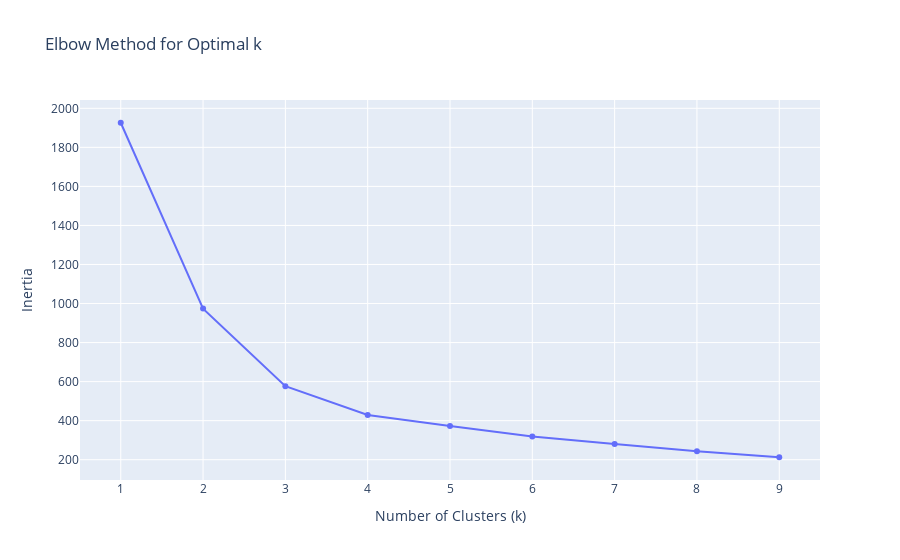
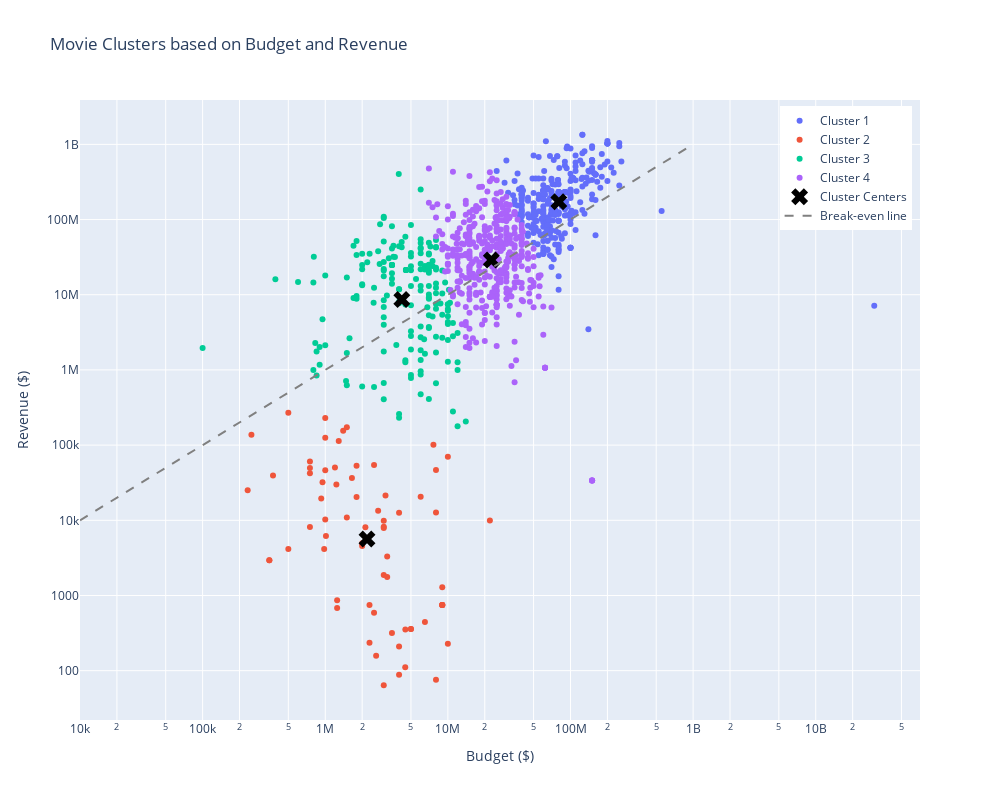

Notebook code cell kept with these figures, in order:
### Markdown cell above
Cluster 1: High-Budget Failures
High average budget but negative ROI, indicating poorly performing high-budget projects.
Cluster 2: Low-Budget Blockbusters
Low average budget but exceptionally high ROI, reflecting successful low-cost films.
Cluster 3: Micro-Budget Disasters
Extremely low average budgets with almost no revenue, leading to massive losses.
Cluster 4: Moderate-Budget Hits
Mid-range budgets with solid revenue and a high ROI, signifying well-performing mid-tier films.
Cluster 5: Big-Budget Breakevens
Extremely high budgets with modest ROI, often representing blockbusters with limited profit margins.

### Code cell
def analyze_clusters(df, clusters):
    """Analyze other features within clusters"""
    df_with_clusters = df.copy()
    df_with_clusters['Cluster'] = clusters
    
    # Analyze ratings distribution by cluster
    fig = go.Figure()
    
    for i in range(len(set(clusters))):
        cluster_data = df_with_clusters[df_with_clusters['Cluster'] == i]['imdb_rating']
        
        fig.add_trace(go.Box(
            y=cluster_data,
            name=f'Cluster {i+1}',
            boxpoints='all',
            jitter=0.3,
            pointpos=-1.8
        ))
    
    fig.update_layout(
        title='IMDb Ratings Distribution by Cluster',
        yaxis_title='IMDb Rating',
        xaxis_title='Cluster',
        height=600,
        width=800
    )
    
    fig.show()
    
    # Genre distribution by cluster
    genres_by_cluster = df_with_clusters.groupby('Cluster')['movie_genres'].apply(
        lambda x: pd.Series([g.strip() for genres in x for g in str(genres).split(',')])
        .value_counts().head(5)
    )
    
    print("\nTop Genres by Cluster:")
    print(genres_by_cluster)

# Call both functions
cluster_financial_data(df_results)

### Figure 1 — Plotly figure (JSON) as saved in the notebook; plotly's stock layout.template omitted (floating-point values rounded to 4 significant figures)
{"data": [{"mode": "lines+markers", "type": "scatter", "x": [1, 2, 3, 4, 5, 6, 7, 8, 9], "y": [1926.0, 973.9, 576.6, 429.4, 372.1, 319.1, 280.0, 242.7, 212.6]}], "layout": {"title": {"text": "Elbow Method for Optimal k"}, "xaxis": {"title": {"text": "Number of Clusters (k)"}}, "yaxis": {"title": {"text": "Inertia"}}}}

### Figure 2 — Plotly figure (JSON) as saved in the notebook; plotly's stock layout.template omitted (floating-point values rounded to 4 significant figures; data arrays with more than 128 entries replaced by an {"elided": "..."} marker saying what was removed)
{"data": [{"hovertemplate": "<b>%{text}</b><br>Budget: $%{x:,.0f}<br>Revenue: $%{y:,.0f}<br><extra></extra>", "mode": "markers", "name": "Cluster 1", "text": {"elided": "306 str values"}, "type": "scatter", "x": {"elided": "306 int values"}, "y": {"elided": "306 int values"}}, {"hovertemplate": "<b>%{text}</b><br>Budget: $%{x:,.0f}<br>Revenue: $%{y:,.0f}<br><extra></extra>", "mode": "markers", "name": "Cluster 2", "text": ["Suddenly, Last Summer", "The Hustler", "High Society", "Rebecca", "Moby Dick", "The Andromeda Strain", "The Seven Year Itch", "Paper Moon", "Effi Briest", "The Miracle Worker", "Soylent Green", "A Streetcar Named Desire", "Double Indemnity", "20,000 Leagues Under the Sea", "20,000 Leagues Under the Sea", "The African Queen", "Get Carter", "Marnie", "20,000 Leagues Under the Sea", "20,000 Leagues Under the Sea", "12", "What Ever Happened to Baby Jane?", "Witness for the Prosecution", "Sorcerer", "Oliver!", "Ice Station Zebra", "The Guns of Navarone", "Pontypool", "Love Is My Profession", "Cat on a Hot Tin Roof", "The Lost Weekend", "12 Angry Men", "From Here to Eternity", "All About Eve", "The Asphalt Jungle", "Rashomon", "Werckmeister Harmonies", "The Night Flier", "A Place in the Sun", "The Man Who Would Be King", "Solaris", "The Birds", "Rosemary's Baby", "Shane", "The Tracey Fragments", "In Cold Blood", "Frenzy", "Elmer Gantry", "My Name is Bruce", "Exodus", "The Taking of Pelham One Two Three", "The Taking of Pelham 1 2 3", "Topaz", "Strangers on a Train", "Barbarella", "The Sea Wolf", "Show Boat", "Deliverance", "Cool Hand Luke", "The Heiress", "Family Plot", "How Green Was My Valley", "Boy Culture", "Quo Vadis", "White Dog", "Rope", "The Mark of Zorro", "The Small Back Room", "The Maltese Falcon"], "type": "scatter", "x": [3000000, 2125000, 2700000, 1288000, 4500000, 6500000, 1800000, 2500000, 750000, 500000, 4000000, 1800000, 927262, 9000000, 9000000, 1000000, 750000, 3000000, 9000000, 9000000, 350000, 980000, 3000000, 22000000, 10000000, 8000000, 6000000, 950000, 750000, 3000000, 1250000, 350000, 1650000, 1400000, 1232000, 250000, 10000000, 1000000, 2295304, 8000000, 1000000, 2500000, 3200000, 3100000, 750000, 3500000, 2000000, 3000000, 1500000, 4000000, 5000000, 5000000, 4000000, 1200000, 9000000, 1013217, 2295429, 2000000, 3200000, 2600000, 4490375, 1250000, 500000, 7623000, 8000000, 1500000, 1000000, 232972, 375000], "y": [9830, 8072, 13358, 113328, 353, 445, 20487, 591, 8148, 4139, 210, 53162, 19543, 746, 746, 46305, 60404, 8211, 746, 746, 2945, 4154, 7903, 9914, 228, 76, 20616, 32118, 49454, 1872, 681, 2945, 36416, 154736, 29868, 137881, 69923, 125397, 748, 12678, 229210, 54531, 3288, 21412, 42318, 316, 4940, 64, 173066, 12634, 357, 357, 88, 50415, 1288, 6192, 236, 4550, 1767, 158, 111, 865, 269589, 101486, 46509, 10883, 10248, 25091, 39387]}, {"hovertemplate": "<b>%{text}</b><br>Budget: $%{x:,.0f}<br>Revenue: $%{y:,.0f}<br><extra></extra>", "mode": "markers", "name": "Cluster 3", "text": {"elided": "180 str values"}, "type": "scatter", "x": {"elided": "180 int values"}, "y": {"elided": "180 int values"}}, {"hovertemplate": "<b>%{text}</b><br>Budget: $%{x:,.0f}<br>Revenue: $%{y:,.0f}<br><extra></extra>", "mode": "markers", "name": "Cluster 4", "text": {"elided": "408 str values"}, "type": "scatter", "x": {"elided": "408 int values"}, "y": {"elided": "408 int values"}}, {"hovertemplate": "Center<br>Budget: $%{x:,.0f}<br>Revenue: $%{y:,.0f}<br><extra></extra>", "marker": {"color": "black", "size": 15, "symbol": "x"}, "mode": "markers", "name": "Cluster Centers", "type": "scatter", "x": [80320000.0, 2191000.0, 4211000.0, 22620000.0], "y": [172500000.0, 5648.0, 8660000.0, 28970000.0]}, {"line": {"color": "gray", "dash": "dash"}, "mode": "lines", "name": "Break-even line", "showlegend": true, "type": "scatter", "x": [10000, 1000000000], "y": [10000, 1000000000]}], "layout": {"height": 800, "legend": {"x": 0.99, "xanchor": "right", "y": 0.99, "yanchor": "top"}, "showlegend": true, "title": {"text": "Movie Clusters based on Budget and Revenue"}, "width": 1000, "xaxis": {"title": {"text": "Budget ($)"}, "type": "log"}, "yaxis": {"title": {"text": "Revenue ($)"}, "type": "log"}}}
